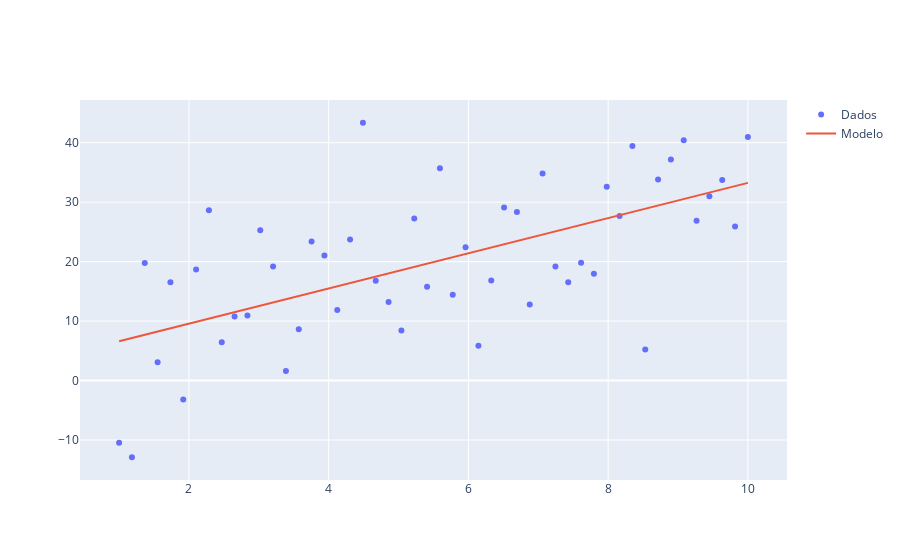

Notebook source saved alongside this figure:
### Code cell
fig = go.Figure(data=go.Scatter(x=x, y=y,mode='markers',name='Dados'))
fig.add_trace(go.Scatter(x=x,y=y2[0],name='Modelo'))
fig.show()
